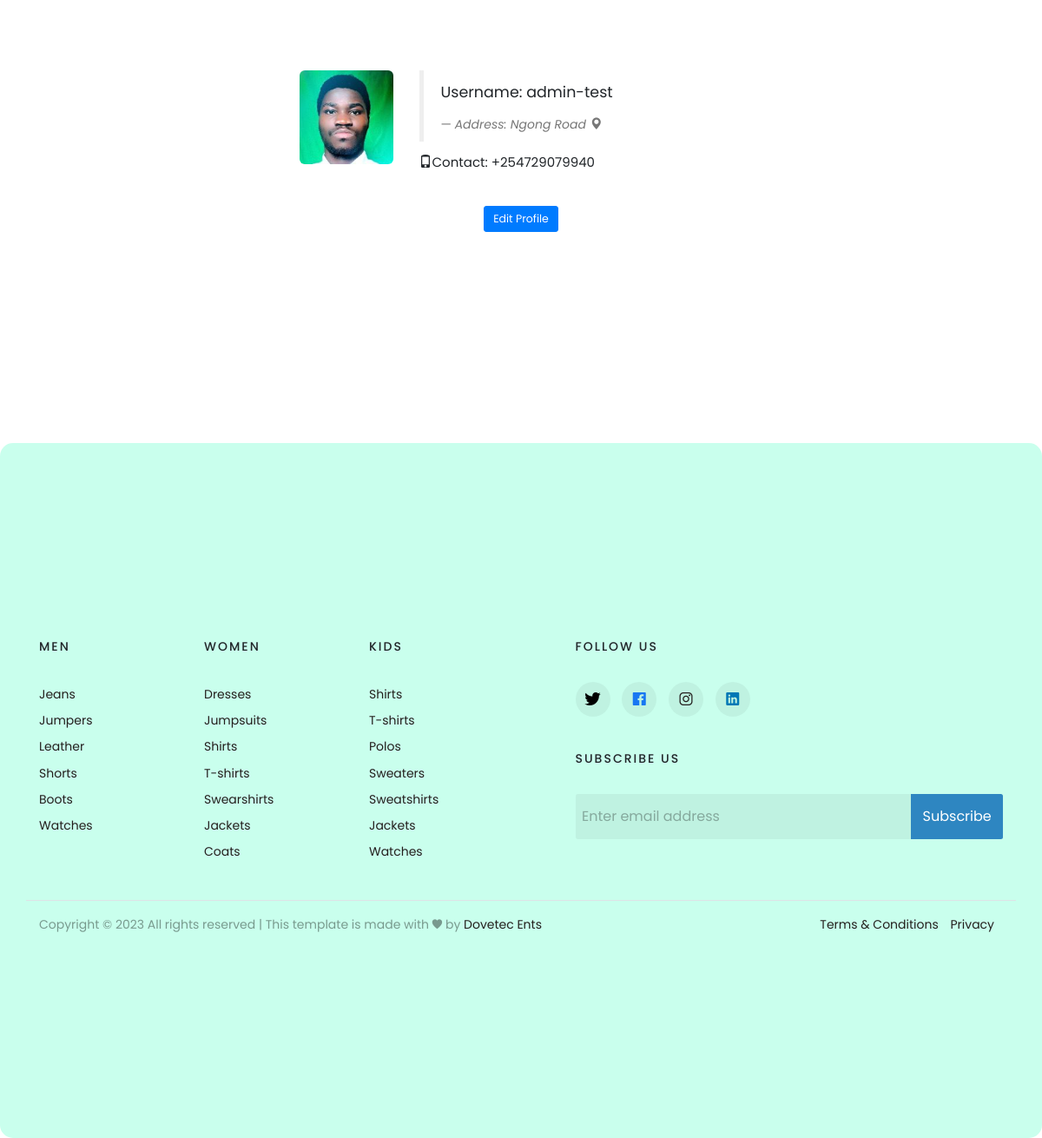
/my-profile (signed in), run on the app's committed database.
### ecom/models.py (models this page shows, shortened)
class Customer(models.Model):
    user=models.OneToOneField(User,on_delete=models.CASCADE)
    profile_pic= models.ImageField(upload_to='profile_pic/CustomerProfilePic/',null=True,blank=True)
    address = models.CharField(max_length=40)
    mobile = models.CharField(max_length=20,null=False)

### ecom/views.py (the view)
# urls.py: path('my-profile', views.my_profile_view,name='my-profile'),
@login_required(login_url='customerlogin')
@user_passes_test(is_customer)
def my_profile_view(request):
    customer=models.Customer.objects.get(user_id=request.user.id)
    return render(request,'ecom/my_profile.html',{'customer':customer})

### ecom/views.py (called while the page is built)
def is_customer(user):
    return user.groups.filter(name='CUSTOMER').exists()

### templates/ecom/my_profile.html (shortened to what this page needs)
{% extends 'ecom/customer_base.html' %}
{% load static %}
{% block content %}
<br><br><br>
<div style="padding-left:300px;" class="container">
  <div class="col-sm-2 col-md-2">
    <img src="{% static customer.profile_pic.url %}" alt="profile pic" class="img-rounded img-responsive" />
  </div>
  <div class="col-sm-4 col-md-4">
    <blockquote>
      <p>Username: {{request.user}}</p> <small><cite title="Source Title">Address: {{customer.address}} <i
            class="glyphicon glyphicon-map-marker"></i></cite></small>
    </blockquote>
    <p><i class="glyphicon glyphicon-phone"></i>Contact: {{customer.mobile}}
    </p>
  </div>
</div>
<br>
<div style="text-align: center;">
  <a href="/edit-profile"><button class="btn btn-primary btn-lg"><span>Edit Profile </span></button></a>
</div>
<br><br><br><br><br><br>
{% endblock content %}

### templates/ecom/customer_base.html (style rules this page uses)
body { background-color: #f7f7f7; widows: calc(); }

### templates/ecom/my_profile.html (style rules this page uses)
body { background-color: #f7f7f7; }

### data on the page
Customer: profile_pic (picture), address "Ngong Road", mobile "+254729079940"

### other printed values
{{ request.user }} "admin-test"
